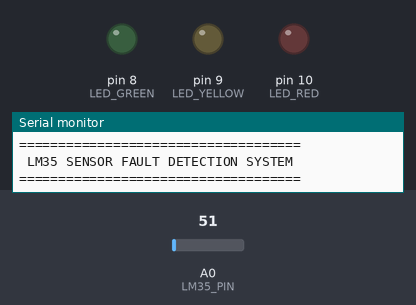
The sketch below on a simulated Arduino Uno, built with avr-gcc and run on an emulated ATmega328P. Parts: output pins drawn as LEDs (lit = HIGH), the last lines printed to the serial monitor. The test bench sets the inputs (shaded band); at power-on: A0 (LM35_PIN) = 51.

Above: at 0.1 s.
At 1.2 s:
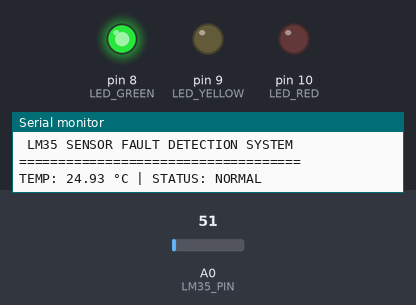
1.3 s: A0 (LM35_PIN) set to 61
At 12.0 s:
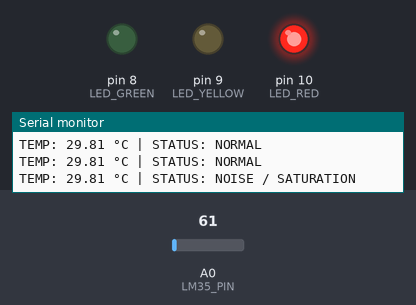
Timing chart, 0 to 12.6 s (numbered marks = the images above; inputs shaded):
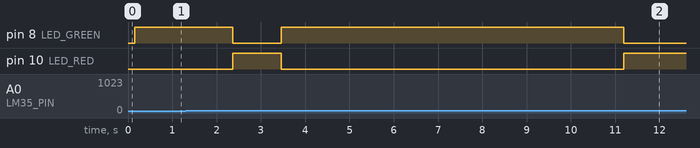

The sketch:

sensor_fault_detect.ino
```cpp
/*************************************************
 * LM35 SENSOR FAULT DETECTION SYSTEM
 * Faults detected:
 * 1. Noise
 * 2. Drift
 * 3. Saturation
 *
 * Hardware:
 * - Arduino UNO
 * - LM35 on A0
 * - Green LED  -> D8  (NORMAL)
 * - Yellow LED -> D9  (DRIFT)
 * - Red LED    -> D10 (NOISE / SATURATION)
 *************************************************/

// ---------- PIN DEFINITIONS ----------
#define LM35_PIN A0

#define LED_GREEN  8
#define LED_YELLOW 9
#define LED_RED    10

// ---------- THRESHOLDS & PARAMETERS ----------
#define SAMPLE_COUNT 20

#define NOISE_THRESHOLD       2.0    // °C sudden jump
#define DRIFT_THRESHOLD       0.03   // °C per second
#define SATURATION_THRESHOLD  0.2    // °C variation
#define SATURATION_TIME       8000   // ms

// ---------- GLOBAL VARIABLES ----------
float prevTemp = 0;
float prevAvgTemp = 0;

unsigned long lastTime = 0;
unsigned long stableStartTime = 0;

// ---------- SETUP ----------
void setup() {
  Serial.begin(9600);

  pinMode(LED_GREEN, OUTPUT);
  pinMode(LED_YELLOW, OUTPUT);
  pinMode(LED_RED, OUTPUT);

  Serial.println("====================================");
  Serial.println(" LM35 SENSOR FAULT DETECTION SYSTEM ");
  Serial.println("====================================");

  prevTemp = readTemperature();
  prevAvgTemp = prevTemp;
  lastTime = millis();
  stableStartTime = millis();
}

// ---------- MAIN LOOP ----------
void loop() {

  float currentTemp = readTemperature();
  float avgTemp = getAverageTemp();

  unsigned long currentTime = millis();
  float timeDiff = (currentTime - lastTime) / 1000.0;
  if (timeDiff <= 0) timeDiff = 0.001;

  // -------- FAULT DETECTION --------
  bool noiseFault = abs(currentTemp - prevTemp) > NOISE_THRESHOLD;
  bool driftFault = abs(avgTemp - prevAvgTemp) / timeDiff > DRIFT_THRESHOLD;
  bool saturationFault = false;

  if (abs(currentTemp - prevTemp) < SATURATION_THRESHOLD) {
    if (currentTime - stableStartTime > SATURATION_TIME) {
      saturationFault = true;
    }
  } else {
    stableStartTime = currentTime;
  }

  // -------- STATUS & LED CONTROL --------
  if (noiseFault || saturationFault) {
    setLED(false, false, true);
    Serial.print("TEMP: ");
    Serial.print(currentTemp);
    Serial.println(" °C | STATUS: NOISE / SATURATION");
  }
  else if (driftFault) {
    setLED(false, true, false);
    Serial.print("TEMP: ");
    Serial.print(currentTemp);
    Serial.println(" °C | STATUS: DRIFT");
  }
  else {
    setLED(true, false, false);
    Serial.print("TEMP: ");
    Serial.print(currentTemp);
    Serial.println(" °C | STATUS: NORMAL");
  }

  prevTemp = currentTemp;
  prevAvgTemp = avgTemp;
  lastTime = currentTime;

  delay(1000);
}

// ---------- READ LM35 TEMPERATURE ----------
float readTemperature() {
  int adcValue = analogRead(LM35_PIN);
  float voltage = adcValue * (5.0 / 1023.0);
  float temperature = voltage * 100.0; // LM35 = 10mV/°C
  return temperature;
}

// ---------- MOVING AVERAGE ----------
float getAverageTemp() {
  float sum = 0;
  for (int i = 0; i < SAMPLE_COUNT; i++) {
    sum += readTemperature();
    delay(5);
  }
  return sum / SAMPLE_COUNT;
}

// ---------- LED CONTROL ----------
void setLED(bool green, bool yellow, bool red) {
  digitalWrite(LED_GREEN, green);
  digitalWrite(LED_YELLOW, yellow);
  digitalWrite(LED_RED, red);
}
```

Measured:
- after the input at 1.3 s, pin 8 (LED_GREEN): HIGH → LOW after 1.1 s instead of 7.7 s; pin 10 (LED_RED): LOW → HIGH after 1.1 s instead of 7.7 s
